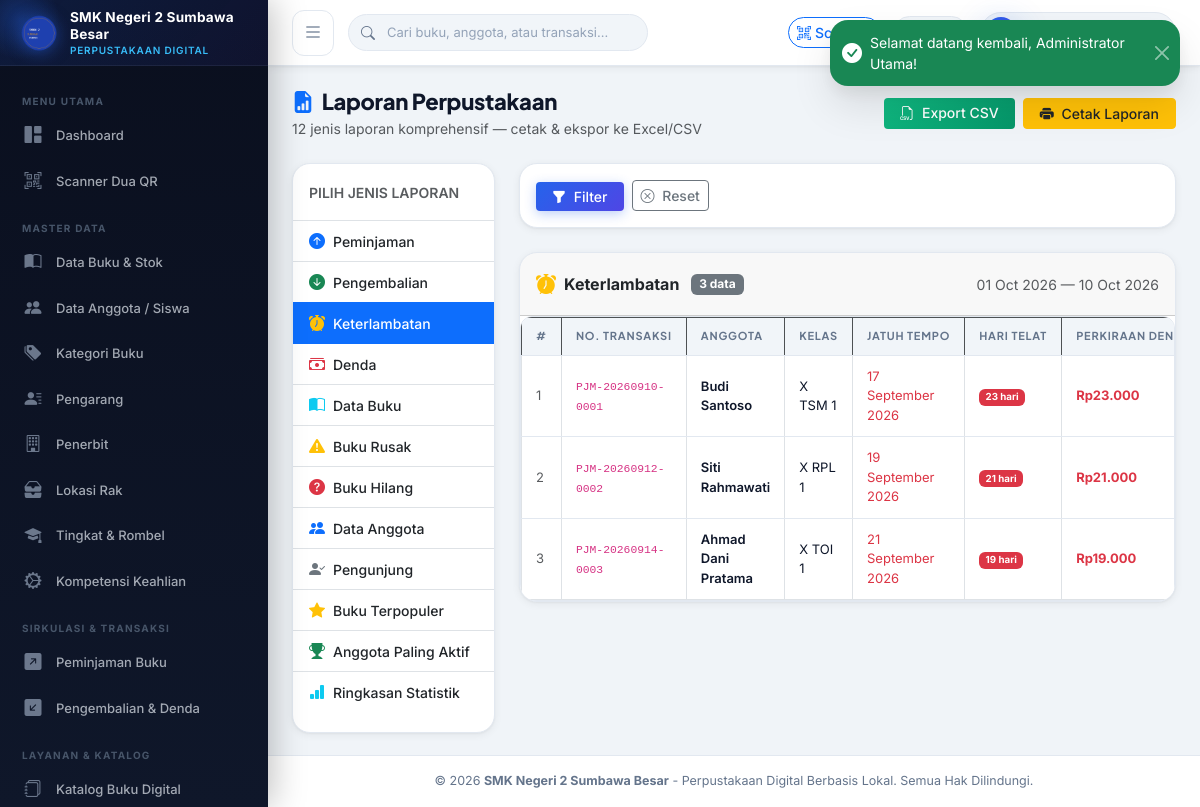
/index.php?page=laporan&tipe=keterlambatan (signed in), run on the app's committed database.
### tables this page shows
CREATE TABLE `peminjaman` (
  `id` INT AUTO_INCREMENT PRIMARY KEY,
  `nomor_transaksi` VARCHAR(40) NOT NULL UNIQUE,
  `anggota_id` INT NOT NULL,
  `petugas_id` INT NOT NULL,
  `tanggal_pinjam` DATE NOT NULL,
  `tanggal_jatuh_tempo` DATE NOT NULL,
  `total_buku` INT NOT NULL DEFAULT 1,
  `status` ENUM('Dipinjam', 'Selesai', 'Terlambat') NOT NULL DEFAULT 'Dipinjam',
  `catatan` VARCHAR(255) NULL,
  `created_at` DATETIME NOT NULL DEFAULT CURRENT_TIMESTAMP,
  `updated_at` DATETIME NOT NULL DEFAULT CURRENT_TIMESTAMP ON UPDATE CURRENT_TIMESTAMP,
  INDEX `idx_pinjam_anggota` (`anggota_id`),
  INDEX `idx_pinjam_petugas` (`petugas_id`),
  INDEX `idx_pinjam_status` (`status`),
  CONSTRAINT `fk_pinjam_anggota` FOREIGN KEY (`anggota_id`) REFERENCES `anggota` (`id`) ON UPDATE CASCADE,
  CONSTRAINT `fk_pinjam_petugas` FOREIGN KEY (`petugas_id`) REFERENCES `users` (`id`) ON UPDATE CASCADE
);

CREATE TABLE `anggota` (
  `id` INT AUTO_INCREMENT PRIMARY KEY,
  `user_id` INT NULL,
  `nomor_anggota` VARCHAR(30) NOT NULL UNIQUE,
  `identitas_no` VARCHAR(30) NOT NULL UNIQUE,  
  `nama` VARCHAR(100) NOT NULL,
  `jenis_anggota` ENUM('Siswa', 'Guru', 'Tenaga Kependidikan', 'Umum') NOT NULL DEFAULT 'Siswa',
  `jenis_kelamin` ENUM('L', 'P') NOT NULL,
  `kelas_id` INT NULL,
  `jurusan_id` INT NULL,
  `nomor_hp` VARCHAR(20) NULL,
  `alamat` TEXT NULL,
  `foto` VARCHAR(255) NULL,
  `qr_token` VARCHAR(100) NOT NULL UNIQUE,
  `qr_image` VARCHAR(255) NULL,
  `status_aktif` TINYINT(1) NOT NULL DEFAULT 1,
  `tanggal_registrasi` DATE NOT NULL,
  `created_at` DATETIME NOT NULL DEFAULT CURRENT_TIMESTAMP,
  `updated_at` DATETIME NOT NULL DEFAULT CURRENT_TIMESTAMP ON UPDATE CURRENT_TIMESTAMP,
  INDEX `idx_anggota_kelas` (`kelas_id`),
  INDEX `idx_anggota_jurusan` (`jurusan_id`),
  INDEX `idx_anggota_qr` (`qr_token`),
  CONSTRAINT `fk_anggota_user` FOREIGN KEY (`user_id`) REFERENCES `users` (`id`) ON DELETE SET NULL ON UPDATE CASCADE,
  CONSTRAINT `fk_anggota_kelas` FOREIGN KEY (`kelas_id`) REFERENCES `kelas` (`id`) ON DELETE SET NULL ON UPDATE CASCADE,
  CONSTRAINT `fk_anggota_jurusan` FOREIGN KEY (`jurusan_id`) REFERENCES `jurusan` (`id`) ON DELETE SET NULL ON UPDATE CASCADE
);

CREATE TABLE `kelas` (
  `id` INT AUTO_INCREMENT PRIMARY KEY,
  `tingkat` ENUM('X', 'XI', 'XII') NOT NULL,
  `jurusan_id` INT NOT NULL,
  `rombel` VARCHAR(10) NOT NULL DEFAULT '1',
  `nama_kelas` VARCHAR(50) NOT NULL,
  `created_at` DATETIME NOT NULL DEFAULT CURRENT_TIMESTAMP,
  INDEX `idx_jurusan_id` (`jurusan_id`),
  CONSTRAINT `fk_kelas_jurusan` FOREIGN KEY (`jurusan_id`) REFERENCES `jurusan` (`id`) ON UPDATE CASCADE
);

### views/laporan/index.php (the view, shortened to what the rows shown need)
<?php
require_once __DIR__ . '/../../config/config.php';
require_once __DIR__ . '/../../models/Laporan.php';
$laporanModel = new Laporan();
$tipe    = $_GET['tipe'] ?? 'peminjaman';
$data = [];
switch ($tipe) {
    case 'keterlambatan':  $data = $laporanModel->laporanKeterlambatan(); break;
}
require_once __DIR__ . '/../layouts/header.php';
?>
<div class="main-content">
    <div class="page-container">
    <div class="d-flex flex-wrap align-items-center justify-content-between gap-2 mb-4">
        <div>
            <h1 class="page-title"><i class="bi bi-file-earmark-bar-graph-fill text-primary me-2"></i>Laporan Perpustakaan</h1>
        </div>
    </div>
    <div class="row g-4">
        <div class="col-lg-9">
            <div class="card card-custom">
                <div class="card-body p-0">
                    <?php if ($tipe === 'statistik'): ?>
                        <?php $kpi = $data['kpi'] ?? []; ?>
                        <div class="p-4">
                            <div class="row g-3 mb-4">
                                <?php
                                $statItems = [
                                    ['icon' => 'bi-book-fill',         'label' => 'Total Judul Buku',  'val' => number_format($kpi['total_judul'] ?? 0),  'color' => 'primary'],
                                    ['icon' => 'bi-people-fill',        'label' => 'Anggota Aktif',     'val' => number_format($kpi['total_anggota'] ?? 0), 'color' => 'success'],
                                    ['icon' => 'bi-arrow-up-circle',    'label' => 'Sedang Dipinjam',   'val' => number_format($kpi['total_dipinjam'] ?? 0),'color' => 'warning'],
                                    ['icon' => 'bi-cash-stack',         'label' => 'Total Denda',       'val' => format_rupiah($kpi['total_denda'] ?? 0),   'color' => 'danger'],
                                ];
                                foreach ($statItems as $s): ?>
                                    <div class="col-sm-6 col-md-3">
                                        <div class="card border-0 bg-light text-center p-3 rounded-3">
                                            <i class="<?= $s['icon'] ?> text-<?= $s['color'] ?> fs-3 mb-1"></i>
                                            <div class="fw-bold fs-5"><?= $s['val'] ?></div>
                                            <div class="text-muted small"><?= $s['label'] ?></div>
                                        </div>
                                    </div>
                                <?php endforeach; ?>
                            </div>
                            <h6 class="fw-bold mb-3"><i class="bi bi-star-fill text-warning me-2"></i>5 Buku Terpopuler</h6>
                            <div class="table-responsive mb-4">
                                <table class="table table-sm table-hover table-bordered align-middle">
                                    <thead class="table-dark"><tr><th>No</th><th>Kode</th><th>Judul</th><th>Kategori</th><th>Total Dipinjam</th></tr></thead>
                                    <tbody>
                                        <?php foreach (($data['populer_buku'] ?? []) as $i => $pb): ?>
                                            <tr>
                                                <td><?= $i + 1 ?></td>
                                                <td><code><?= htmlspecialchars($pb['kode_buku']) ?></code></td>
                                                <td><?= htmlspecialchars($pb['judul']) ?></td>
                                                <td><?= htmlspecialchars($pb['nama_kategori'] ?? '-') ?></td>
                                                <td><span class="badge bg-warning text-dark"><?= $pb['total_dipinjam'] ?>x</span></td>
                                            </tr>
                                        <?php endforeach; ?>
                                    </tbody>
                                </table>
                            </div>
                            <h6 class="fw-bold mb-3"><i class="bi bi-trophy-fill text-success me-2"></i>5 Anggota Paling Aktif</h6>
                            <div class="table-responsive">
                                <table class="table table-sm table-hover table-bordered align-middle">
                                    <thead class="table-dark"><tr><th>No</th><th>No. Anggota</th><th>Nama</th><th>Kelas</th><th>Total Peminjaman</th></tr></thead>
                                    <tbody>
                                        <?php foreach (($data['anggota_top'] ?? []) as $i => $at): ?>
                                            <tr>
                                                <td><?= $i + 1 ?></td>
                                                <td><code><?= htmlspecialchars($at['nomor_anggota']) ?></code></td>
                                                <td><?= htmlspecialchars($at['nama']) ?></td>
                                                <td><?= htmlspecialchars($at['nama_kelas'] ?? '-') ?></td>
                                                <td><span class="badge bg-success"><?= $at['total_buku_dipinjam'] ?> buku</span></td>
                                            </tr>
                                        <?php endforeach; ?>
                                    </tbody>
                                </table>
                            </div>
                        </div>
                    <?php else: ?>
                        <div class="table-responsive">
                            <table class="table table-sm table-hover table-bordered mb-0 align-middle" id="report-table">
                                <thead class="table-dark">
                                    <tr>
                                        <th style="width:40px">#</th>
                                        <?php if ($tipe === 'peminjaman'): ?>
                                            <th>No. Transaksi</th><th>Anggota</th><th>Kelas</th><th>Tgl Pinjam</th><th>Jatuh Tempo</th><th>Jml Buku</th><th>Status</th>
                                        <?php elseif ($tipe === 'pengembalian'): ?>
                                            <th>No. Kembali</th><th>No. Peminjaman</th><th>Anggota</th><th>Tgl Kembali</th><th>Denda</th><th>Status Denda</th>
                                        <?php elseif ($tipe === 'keterlambatan'): ?>
                                            <th>No. Transaksi</th><th>Anggota</th><th>Kelas</th><th>Jatuh Tempo</th><th>Hari Telat</th><th>Perkiraan Denda</th>
                                        <?php elseif ($tipe === 'denda'): ?>
                                            <th>No. Kembali</th><th>Anggota</th><th>Jenis Denda</th><th>Jumlah</th><th>Status</th><th>Tgl</th>
                                        <?php elseif ($tipe === 'buku'): ?>
                                            <th>Kode Buku</th><th>Judul</th><th>Pengarang</th><th>Kategori</th><th>Tahun</th><th>Stok Total</th><th>Tersedia</th>
                                        <?php elseif ($tipe === 'rusak'): ?>
                                            <th>Kode Eksemplar</th><th>Judul Buku</th><th>Kategori</th><th>Rak</th><th>Kondisi</th><th>Status</th>
                                        <?php elseif ($tipe === 'hilang'): ?>
                                            <th>Kode Eksemplar</th><th>Judul Buku</th><th>Kategori</th><th>Rak</th><th>Harga Buku</th><th>Status</th>
                                        <?php elseif ($tipe === 'anggota'): ?>
                                            <th>No. Anggota</th><th>Nama</th><th>Identitas</th><th>Kelas</th><th>Jurusan</th><th>Status</th>
                                        <?php elseif ($tipe === 'pengunjung'): ?>
                                            <th>Nama</th><th>Jenis</th><th>Kelas</th><th>Keperluan</th><th>Tanggal</th><th>Waktu Masuk</th>
                                        <?php elseif ($tipe === 'populer'): ?>
                                            <th>Kode</th><th>Judul</th><th>Pengarang</th><th>Kategori</th><th>Total Dipinjam</th>
                                        <?php elseif ($tipe === 'aktif'): ?>
                                            <th>No. Anggota</th><th>Nama</th><th>Kelas</th><th>Jurusan</th><th>Total Transaksi</th><th>Total Buku</th>
                                        <?php endif; ?>
                                    </tr>
                                </thead>
                                <tbody>
                                    <?php foreach ($data as $i => $row): ?>
                                        <tr>
                                            <td class="text-muted small"><?= $i + 1 ?></td>
                                            <?php if ($tipe === 'peminjaman'): ?>
                                                <td><code class="small"><?= htmlspecialchars($row['nomor_transaksi']) ?></code></td>
                                                <td>
                                                    <div class="fw-semibold small"><?= htmlspecialchars($row['nama_anggota']) ?></div>
                                                    <div class="text-muted" style="font-size:0.72rem"><?= htmlspecialchars($row['nomor_anggota']) ?></div>
                                                </td>
                                                <td class="small"><?= htmlspecialchars($row['nama_kelas'] ?? '-') ?> <span class="text-muted"><?= htmlspecialchars($row['kode_jurusan'] ?? '') ?></span></td>
                                                <td class="small"><?= format_date($row['tanggal_pinjam']) ?></td>
                                                <td class="small <?= (strtotime($row['tanggal_jatuh_tempo']) < time() && $row['status'] !== 'Dikembalikan') ? 'text-danger fw-bold' : '' ?>">
                                                    <?= format_date($row['tanggal_jatuh_tempo']) ?>
                                                </td>
                                                <td class="text-center"><?= (int)$row['total_buku'] ?></td>
                                                <td>
                                                    <?php
                                                    $sBadge = ['Dipinjam' => 'warning text-dark', 'Dikembalikan' => 'success', 'Terlambat' => 'danger', 'Diperpanjang' => 'info'];
                                                    $bc = $sBadge[$row['status']] ?? 'secondary';
                                                    ?>
                                                    <span class="badge bg-<?= $bc ?> small"><?= htmlspecialchars($row['status']) ?></span>
                                                </td>
                                            <?php elseif ($tipe === 'keterlambatan'): ?>
                                                <td><code class="small"><?= htmlspecialchars($row['nomor_transaksi']) ?></code></td>
                                                <td class="small fw-semibold"><?= htmlspecialchars($row['nama_anggota']) ?></td>
                                                <td class="small"><?= htmlspecialchars($row['nama_kelas'] ?? '-') ?></td>
                                                <td class="small text-danger"><?= format_date($row['tanggal_jatuh_tempo']) ?></td>
                                                <td><span class="badge bg-danger"><?= (int)$row['telat_hari'] ?> hari</span></td>
                                                <td class="small fw-bold text-danger"><?= format_rupiah((int)$row['telat_hari'] * (float)get_setting('denda_per_hari', 1000)) ?></td>
                                            <?php endif; ?>
                                        </tr>
                                    <?php endforeach; ?>
                                </tbody>
                            </table>
                        </div>
                    <?php endif; ?>
                </div>
            </div>
        </div>
    </div>
</div>
<?php require_once __DIR__ . '/../layouts/footer.php'; ?>

### data on the page
peminjaman: nomor_transaksi "PJM-20260910-0001", anggota.nama "Budi Santoso", kelas.nama_kelas "X TSM 1", tanggal_jatuh_tempo "17 September 2026", telat_hari "23", telat_hari "Rp23.000"
peminjaman: nomor_transaksi "PJM-20260912-0002", anggota.nama "Siti Rahmawati", kelas.nama_kelas "X RPL 1", tanggal_jatuh_tempo "19 September 2026", telat_hari "21", telat_hari "Rp21.000"
peminjaman: nomor_transaksi "PJM-20260914-0003", anggota.nama "Ahmad Dani Pratama", kelas.nama_kelas "X TOI 1", tanggal_jatuh_tempo "21 September 2026", telat_hari "19", telat_hari "Rp19.000"

### other printed values
$sidebarSchoolName "SMK Negeri 2 Sumbawa Besar"
$rep['label'] "Peminjaman"
$rep['label'] "Pengembalian"
$rep['label'] "Keterlambatan"
$rep['label'] "Denda"
$rep['label'] "Data Buku"
$rep['label'] "Buku Rusak"
$rep['label'] "Buku Hilang"
$rep['label'] "Data Anggota"
$rep['label'] "Pengunjung"
$rep['label'] "Buku Terpopuler"
$rep['label'] "Anggota Paling Aktif"
$rep['label'] "Ringkasan Statistik"
$currentReport['label'] "Keterlambatan"
count($data) "3"
